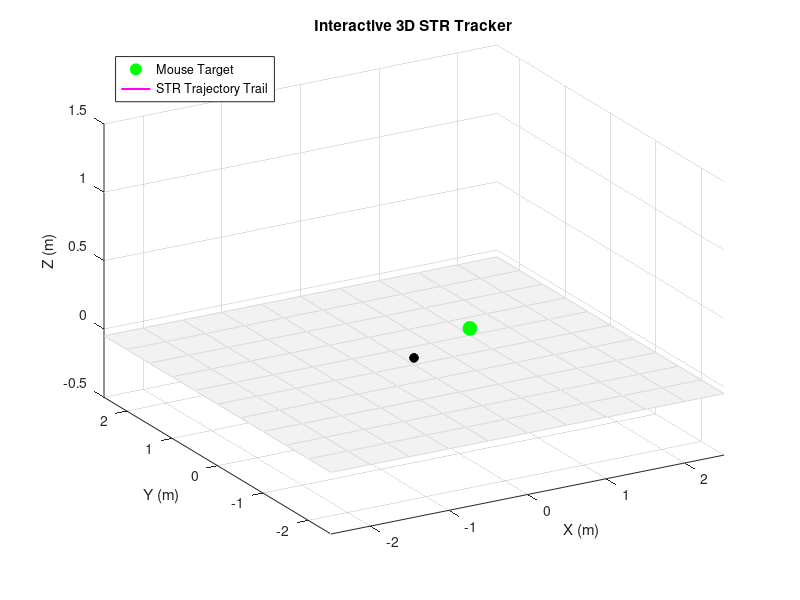

The MATLAB script that drew this image: (Note: this script raises an error after producing the figure.)
clear; clc; close all;
addpath('../src'); % Automatically link core math files

% --- 1. Global Variables for Mouse Tracking ---
global target_x target_y
target_x = 1.0; 
target_y = 0.5;

% --- 2. Setup Figure Layout ---
fig = figure('Name', '3D Interactive Self-Tuning Regulator', 'Position', [150, 150, 900, 750]);
set(fig, 'WindowButtonMotionFcn', @mouseMoveCallback); 
set(fig, 'Color', 'w');

ax3d = axes('Parent', fig);
view(ax3d, -30, 30); grid on; hold on;
axis([-2.5 2.5 -2.5 2.5 -0.5 1.5]);
xlabel('X (m)'); ylabel('Y (m)'); zlabel('Z (m)');

% Draw a grid floor
[Xf, Yf] = meshgrid(-2.5:0.5:2.5, -2.5:0.5:2.5);
Zf = zeros(size(Xf)) - 0.05;
surf(ax3d, Xf, Yf, Zf, 'FaceColor', [0.95 0.95 0.95], 'EdgeColor', [0.85 0.85 0.85]);

% --- Initialize Graphic Objects ---
h_target = plot3(ax3d, target_x, target_y, 0, 'go', 'MarkerFaceColor', 'g', 'MarkerSize', 10);
h_path_str = plot3(ax3d, 0, 0, 0, 'm-', 'LineWidth', 1.5); % STR path trail

% STR ROBOT (Solid Magenta/Black)
h_link1  = plot3(ax3d, [0,0], [0,0], [0,0], 'm', 'LineWidth', 8);
h_link2  = plot3(ax3d, [0,0], [0,0], [0,0], 'k', 'LineWidth', 8);
h_joints = plot3(ax3d, [0,0,0], [0,0,0], [0,0,0], 'ko', 'MarkerFaceColor', 'k', 'MarkerSize', 6);

legend(ax3d, [h_target, h_path_str], {'Mouse Target', 'STR Trajectory Trail'}, 'Location', 'northwest');
h_title = title(ax3d, 'Interactive 3D STR Tracker');

% --- 3. Initialize STR Physics States ---
% States: [q1; q2; dq1; dq2; qm1; qm2; dqm1; dqm2; m1_est; m2_est]
q0 = robot_ik(target_x, target_y);
x_str = [q0; 0; 0; q0; 0; 0; 1.0; 1.0]; % Initial mass guesses set to 1.0kg
t = 0; dt = 0.04;

xstr_history = []; ystr_history = [];

disp('STR Simulation running! Move your mouse inside the figure window.');

% --- 4. Real-Time Loop ---
while ishandle(fig)
    % Step STR physics forward using str_wrapper
    [ts, xs] = ode45(@(t, x) str_wrapper(t, x, target_x, target_y), [t, t+dt], x_str);
    x_str = xs(end, :)';
    t = t + dt;
    
    % Actual STR Kinematics
    q1 = x_str(1); q2 = x_str(2);
    l1 = 1; l2 = 1;
    x1_act = l1 * cos(q1);          y1_act = l1 * sin(q1);
    x2_act = x1_act + l2 * cos(q1+q2);  y2_act = y1_act + l2 * sin(q1+q2);
    
    % Append History for Path Trail
    xstr_history = [xstr_history, x2_act]; ystr_history = [ystr_history, y2_act];
    if length(xstr_history) > 100
        xstr_history(1) = []; ystr_history(1) = [];
    end
    
    % --- Real-Time Command Window Printout ---
    m1_est = x_str(9); m2_est = x_str(10);
    fprintf('Time: %5.2fs | Estimated Masses -> m1: %4.2f kg, m2: %4.2f kg\n', t, m1_est, m2_est);
    
    % --- Update Graphics ---
    set(h_target, 'XData', target_x, 'YData', target_y);
    set(h_path_str, 'XData', xstr_history, 'YData', ystr_history, 'ZData', zeros(size(xstr_history)));
    set(h_link1,  'XData', [0, x1_act], 'YData', [0, y1_act]);
    set(h_link2,  'XData', [x1_act, x2_act], 'YData', [y1_act, y2_act]);
    set(h_joints, 'XData', [0, x1_act, x2_act], 'YData', [0, y1_act, y2_act]);
    
    if t > 7
        set(h_title, 'String', ['STR Running [PAYLOAD ADDED] - Time: ' num2str(t, '%.2f') 's']);
    else
        set(h_title, 'String', ['STR Running [Normal Mass] - Time: ' num2str(t, '%.2f') 's']);
    end
    
    drawnow limitrate;
end

function mouseMoveCallback(~, ~)
    global target_x target_y
    ax = gca; C = get(ax, 'CurrentPoint');
    target_x = C(1, 1); target_y = C(1, 2);
end
